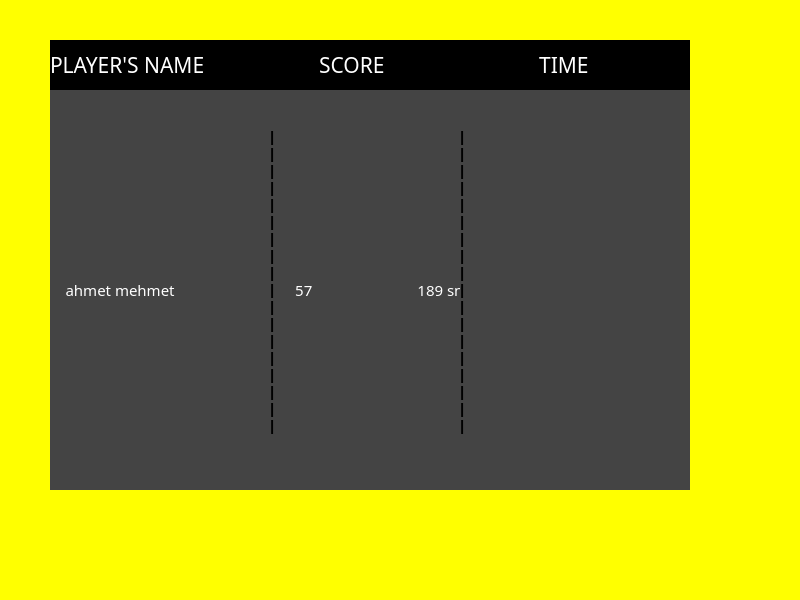
<?xml version="1.0" encoding="UTF-8"?>
<ui version="4.0">
 <class>leaderboard</class>
 <widget class="QWidget" name="leaderboard">
  <property name="geometry">
   <rect>
    <x>0</x>
    <y>0</y>
    <width>800</width>
    <height>600</height>
   </rect>
  </property>
  <property name="windowTitle">
   <string>Form</string>
  </property>
  <property name="styleSheet">
   <string notr="true">background-color: rgb(255, 255, 0);</string>
  </property>
  <widget class="QLabel" name="player_name">
   <property name="geometry">
    <rect>
     <x>50</x>
     <y>40</y>
     <width>220</width>
     <height>50</height>
    </rect>
   </property>
   <property name="font">
    <font>
     <family>Algerian</family>
     <pointsize>16</pointsize>
    </font>
   </property>
   <property name="styleSheet">
    <string notr="true">color:rgb(255,255,255);
background-color: rgb(0, 0, 0);</string>
   </property>
   <property name="text">
    <string>PLAYER'S NAME</string>
   </property>
  </widget>
  <widget class="QLabel" name="score">
   <property name="geometry">
    <rect>
     <x>270</x>
     <y>40</y>
     <width>220</width>
     <height>50</height>
    </rect>
   </property>
   <property name="font">
    <font>
     <family>Algerian</family>
     <pointsize>16</pointsize>
    </font>
   </property>
   <property name="styleSheet">
    <string notr="true">background-color: rgb(0, 0, 0);
color:rgb(255,255,255);</string>
   </property>
   <property name="text">
    <string>         SCORE</string>
   </property>
  </widget>
  <widget class="QLabel" name="time">
   <property name="geometry">
    <rect>
     <x>490</x>
     <y>40</y>
     <width>200</width>
     <height>50</height>
    </rect>
   </property>
   <property name="font">
    <font>
     <family>Algerian</family>
     <pointsize>16</pointsize>
    </font>
   </property>
   <property name="styleSheet">
    <string notr="true">background-color: rgb(0, 0, 0);
color:rgb(255,255,255);</string>
   </property>
   <property name="text">
    <string>         TIME</string>
   </property>
  </widget>
  <widget class="QLabel" name="leaderBoardData">
   <property name="geometry">
    <rect>
     <x>50</x>
     <y>90</y>
     <width>640</width>
     <height>400</height>
    </rect>
   </property>
   <property name="font">
    <font>
     <family>Algerian</family>
     <pointsize>11</pointsize>
    </font>
   </property>
   <property name="styleSheet">
    <string notr="true">color:rgb(255,255,255);
background-color: rgb(68, 68, 68);</string>
   </property>
   <property name="text">
    <string>    ahmet mehmet                               57                           189 sn</string>
   </property>
  </widget>
  <widget class="QLabel" name="seperate_l">
   <property name="geometry">
    <rect>
     <x>270</x>
     <y>90</y>
     <width>8</width>
     <height>400</height>
    </rect>
   </property>
   <property name="font">
    <font>
     <pointsize>11</pointsize>
     <bold>true</bold>
    </font>
   </property>
   <property name="styleSheet">
    <string notr="true">color: rgb(0, 0, 0);
background-color: rgb(68, 68, 68);</string>
   </property>
   <property name="text">
    <string>|
|
|
|
|
|
|
|
|
|
|
|
|
|
|
|
|
|
</string>
   </property>
  </widget>
  <widget class="QLabel" name="seperate_l_2">
   <property name="geometry">
    <rect>
     <x>460</x>
     <y>90</y>
     <width>8</width>
     <height>400</height>
    </rect>
   </property>
   <property name="font">
    <font>
     <pointsize>11</pointsize>
     <bold>true</bold>
    </font>
   </property>
   <property name="styleSheet">
    <string notr="true">color: rgb(0, 0, 0);
background-color: rgb(68, 68, 68);</string>
   </property>
   <property name="text">
    <string>|
|
|
|
|
|
|
|
|
|
|
|
|
|
|
|
|
|
</string>
   </property>
  </widget>
 </widget>
 <resources/>
 <connections/>
</ui>
